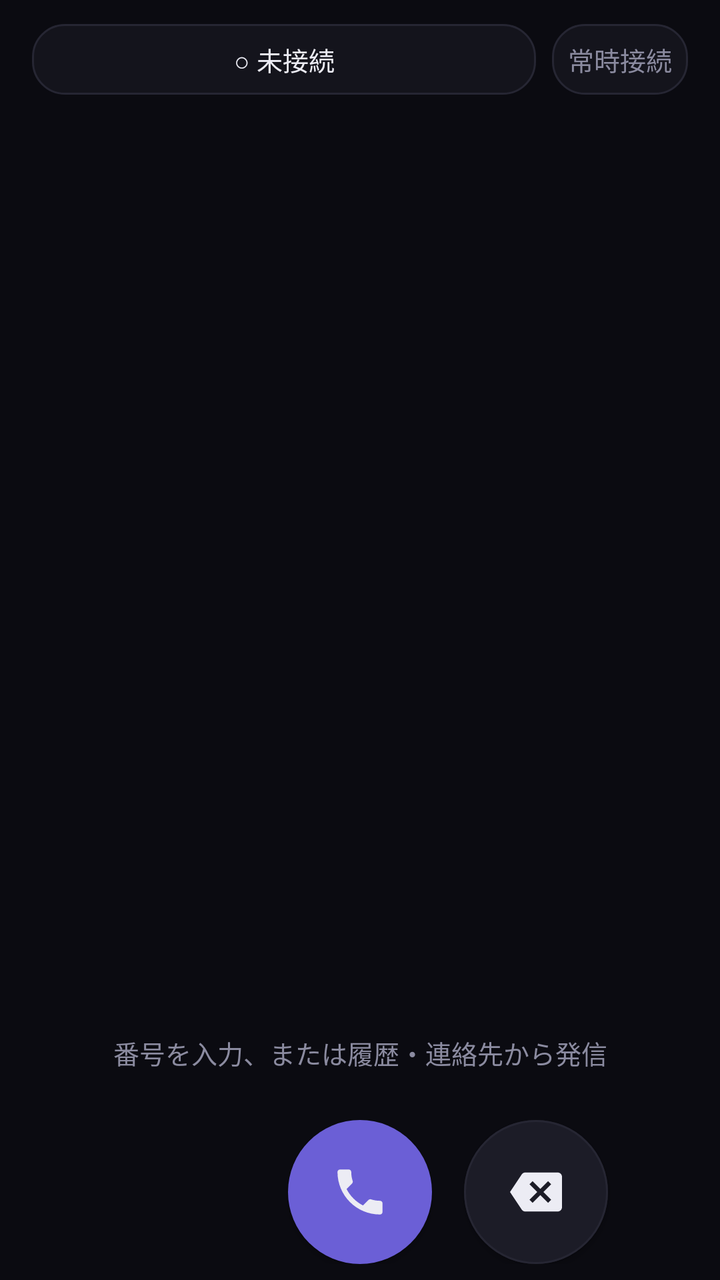
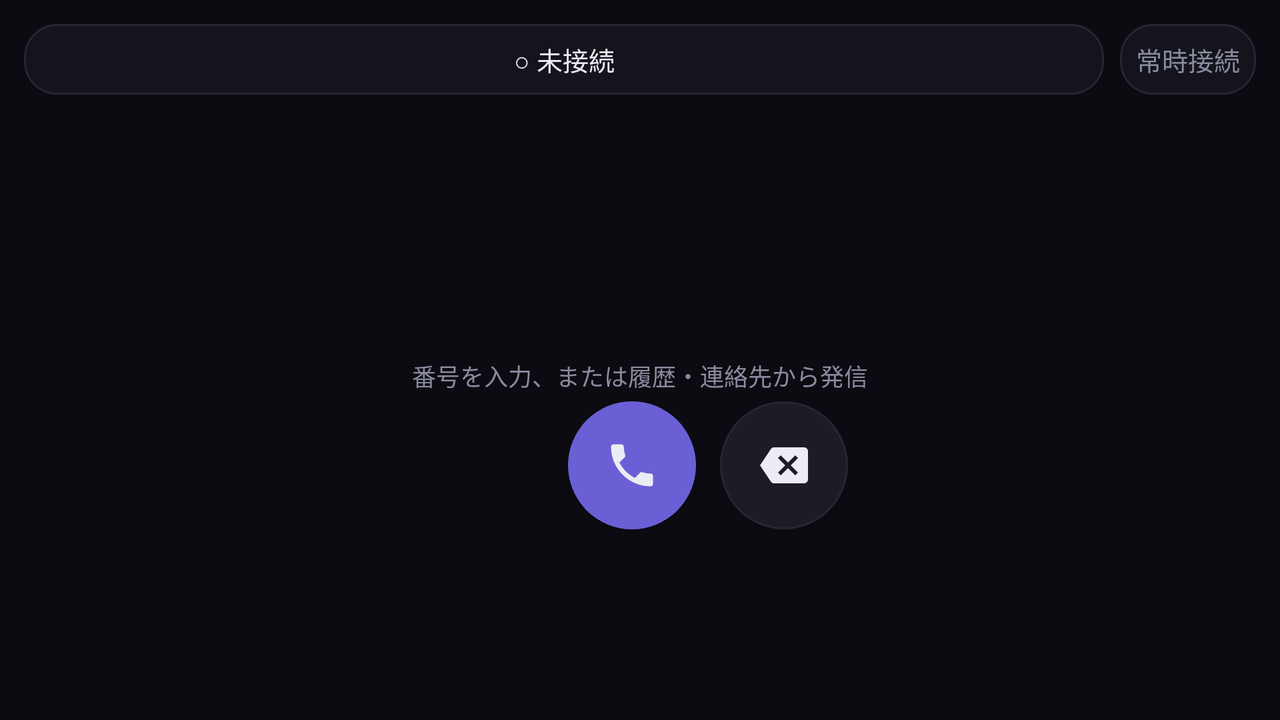

The same Android screen from two of the app's own layout files: first res/layout/ as a phone draws it, then the repository's variant for another configuration, drawn on a device whose configuration selects that folder. Both files follow.
<!-- AndroidManifest.xml: application theme Theme.SipBridge -->
<!-- res/layout/fragment_keypad.xml -->
<?xml version="1.0" encoding="utf-8"?>
<LinearLayout xmlns:android="http://schemas.android.com/apk/res/android"
    xmlns:app="http://schemas.android.com/apk/res-auto"
    android:layout_width="match_parent"
    android:layout_height="match_parent"
    android:background="@color/nocturne_bg"
    android:gravity="center_horizontal"
    android:orientation="vertical"
    android:paddingStart="16dp"
    android:paddingTop="12dp"
    android:paddingEnd="16dp"
    android:paddingBottom="8dp">

    <LinearLayout
        android:layout_width="match_parent"
        android:layout_height="wrap_content"
        android:gravity="center_vertical"
        android:orientation="horizontal">

        <TextView
            android:id="@+id/tvStatusPill"
            android:layout_width="0dp"
            android:layout_height="wrap_content"
            android:layout_weight="1"
            android:background="@drawable/pill_bg"
            android:ellipsize="end"
            android:gravity="center"
            android:maxLines="1"
            android:padding="8dp"
            android:text="@string/keypad_status_offline"
            android:textColor="@color/nocturne_text"
            android:textSize="13sp" />

        <TextView
            android:id="@+id/tvModeChip"
            android:layout_width="wrap_content"
            android:layout_height="wrap_content"
            android:layout_marginStart="8dp"
            android:background="@drawable/pill_bg"
            android:gravity="center"
            android:padding="8dp"
            android:text="@string/keypad_mode_persistent"
            android:textColor="@color/nocturne_text_dim"
            android:textSize="13sp" />

        
        <Chronometer
            android:id="@+id/tvInCallPill"
            android:layout_width="wrap_content"
            android:layout_height="wrap_content"
            android:layout_marginStart="8dp"
            android:background="@drawable/pill_call"
            android:gravity="center"
            android:paddingStart="14dp"
            android:paddingTop="10dp"
            android:paddingEnd="14dp"
            android:paddingBottom="10dp"
            android:format="📞 %s"
            android:textColor="@color/nocturne_text"
            android:textSize="14sp"
            android:textStyle="bold"
            android:visibility="gone" />
    </LinearLayout>

    
    <Space
        android:layout_width="match_parent"
        android:layout_height="0dp"
        android:layout_weight="1" />

    <TextView
        android:id="@+id/tvNumber"
        android:layout_width="match_parent"
        android:layout_height="wrap_content"
        android:ellipsize="start"
        android:gravity="center"
        android:maxLines="1"
        android:minHeight="52dp"
        android:text=""
        android:textColor="@color/nocturne_text"
        android:textSize="40sp" />

    <TextView
        android:id="@+id/tvCaption"
        android:layout_width="match_parent"
        android:layout_height="wrap_content"
        android:gravity="center"
        android:paddingBottom="12dp"
        android:text="@string/keypad_hint_empty"
        android:textColor="@color/nocturne_text_dim"
        android:textSize="13sp" />

    <GridLayout
        android:id="@+id/keypadGrid"
        android:layout_width="wrap_content"
        android:layout_height="wrap_content"
        android:layout_gravity="center"
        android:columnCount="3"
        android:rowCount="4" />

    <LinearLayout
        android:layout_width="match_parent"
        android:layout_height="wrap_content"
        android:gravity="center"
        android:orientation="horizontal"
        android:paddingTop="12dp">

        <View
            android:layout_width="72dp"
            android:layout_height="1dp"
            android:visibility="invisible" />

        <com.google.android.material.button.MaterialButton
            android:id="@+id/btnCall"
            android:layout_width="72dp"
            android:layout_height="72dp"
            android:layout_marginStart="16dp"
            android:layout_marginEnd="16dp"
            android:contentDescription="@string/call_dial_desc"
            android:insetLeft="0dp"
            android:insetTop="0dp"
            android:insetRight="0dp"
            android:insetBottom="0dp"
            app:cornerRadius="36dp"
            app:icon="@drawable/ic_call"
            app:iconGravity="textStart"
            app:iconPadding="0dp"
            app:iconSize="30dp" />

        <com.google.android.material.button.MaterialButton
            android:id="@+id/btnBackToCall"
            android:layout_width="wrap_content"
            android:layout_height="56dp"
            android:layout_marginStart="16dp"
            android:layout_marginEnd="16dp"
            android:text="@string/keypad_back_to_call"
            android:visibility="gone" />

        <com.google.android.material.button.MaterialButton
            android:id="@+id/btnDelete"
            android:layout_width="72dp"
            android:layout_height="72dp"
            android:contentDescription="@string/call_delete_desc"
            android:insetLeft="0dp"
            android:insetTop="0dp"
            android:insetRight="0dp"
            android:insetBottom="0dp"
            app:backgroundTint="@color/nocturne_surface_hi"
            app:cornerRadius="36dp"
            app:icon="@drawable/ic_backspace"
            app:iconGravity="textStart"
            app:iconPadding="0dp"
            app:iconSize="26dp"
            app:iconTint="@color/nocturne_text"
            app:strokeColor="@color/nocturne_border"
            app:strokeWidth="1dp" />
    </LinearLayout>
</LinearLayout>
<!-- resources referenced by this layout -->
<resources>
  <color name="nocturne_bg">#0B0B11</color>
  <color name="nocturne_border">#262633</color>
  <color name="nocturne_surface_hi">#1C1C27</color>
  <color name="nocturne_text">#ECECF4</color>
  <color name="nocturne_text_dim">#8B8BA0</color>
  <!-- drawable ic_backspace (drawable) -->
  <?xml version="1.0" encoding="utf-8"?>
  <vector xmlns:android="http://schemas.android.com/apk/res/android"
      android:width="24dp"
      android:height="24dp"
      android:viewportWidth="24"
      android:viewportHeight="24"
      android:tint="?attr/colorControlNormal">
      <path android:fillColor="@android:color/white"
          android:pathData="M22,3H7c-0.69,0 -1.23,0.35 -1.59,0.88L0,12l5.41,8.11c0.36,0.53 0.9,0.89 1.59,0.89h15c1.1,0 2,-0.9 2,-2V5c0,-1.1 -0.9,-2 -2,-2zM19,15.59L17.59,17 14,13.41 10.41,17 9,15.59 12.59,12 9,8.41 10.41,7 14,10.59 17.59,7 19,8.41 15.41,12 19,15.59z" />
  </vector>
  <!-- drawable ic_call (drawable) -->
  <?xml version="1.0" encoding="utf-8"?>
  <vector xmlns:android="http://schemas.android.com/apk/res/android"
      android:width="24dp"
      android:height="24dp"
      android:viewportWidth="24"
      android:viewportHeight="24"
      android:tint="?attr/colorControlNormal">
      <path android:fillColor="@android:color/white"
          android:pathData="M6.62,10.79c1.44,2.83 3.76,5.14 6.59,6.59l2.2,-2.2c0.27,-0.27 0.67,-0.36 1.02,-0.24 1.12,0.37 2.33,0.57 3.57,0.57 0.55,0 1,0.45 1,1V20c0,0.55 -0.45,1 -1,1 -9.39,0 -17,-7.61 -17,-17 0,-0.55 0.45,-1 1,-1h3.5c0.55,0 1,0.45 1,1 0,1.25 0.2,2.45 0.57,3.57 0.11,0.35 0.03,0.74 -0.25,1.02l-2.2,2.2z" />
  </vector>
  <!-- drawable pill_bg (drawable) -->
  <?xml version="1.0" encoding="utf-8"?>
  <shape xmlns:android="http://schemas.android.com/apk/res/android" android:shape="rectangle">
      <corners android:radius="16dp" />
      <solid android:color="@color/nocturne_surface" />
      <stroke android:width="1dp" android:color="@color/nocturne_border" />
  </shape>
  <!-- drawable pill_call (drawable) -->
  <?xml version="1.0" encoding="utf-8"?>
  <shape xmlns:android="http://schemas.android.com/apk/res/android" android:shape="rectangle">
      <corners android:radius="24dp" />
      <solid android:color="@color/nocturne_accent" />
      <stroke android:width="1dp" android:color="@color/nocturne_accent_text" />
  </shape>
  <string name="call_delete_desc">削除 (長押しで全消去)</string>
  <string name="call_dial_desc">発信</string>
  <string name="keypad_back_to_call">通話に戻る</string>
  <string name="keypad_hint_empty">番号を入力、または履歴・連絡先から発信</string>
  <string name="keypad_mode_persistent">常時接続</string>
  <string name="keypad_status_offline">○ 未接続</string>
  <style name="Theme.SipBridge" parent="Theme.MaterialComponents.NoActionBar">
          <item name="colorPrimary">@color/nocturne_accent</item>
          <item name="colorPrimaryVariant">@color/nocturne_accent_soft</item>
          <item name="colorOnPrimary">@color/nocturne_text</item>
          <item name="colorSecondary">@color/nocturne_accent</item>
          <item name="colorSecondaryVariant">@color/nocturne_accent_soft</item>
          <item name="colorOnSecondary">@color/nocturne_text</item>
          <item name="android:colorBackground">@color/nocturne_bg</item>
          <item name="android:windowBackground">@color/nocturne_bg</item>
          <item name="android:statusBarColor">@color/nocturne_bg</item>
          <item name="android:navigationBarColor">@color/nocturne_bg</item>
          <item name="android:textColorPrimary">@color/nocturne_text</item>
          <item name="android:textColorSecondary">@color/nocturne_text_dim</item>
      </style>
  <color name="nocturne_surface">#14141C</color>
  <color name="nocturne_accent">#6B5FD6</color>
  <color name="nocturne_accent_text">#C9C2FF</color>
  <color name="nocturne_accent_soft">#2A2652</color>
</resources>
<!-- res/layout-land/fragment_keypad.xml (the repository's variant of the layout above) -->
<!-- drawn on the phone turned sideways -->
<?xml version="1.0" encoding="utf-8"?>
<LinearLayout xmlns:android="http://schemas.android.com/apk/res/android"
    xmlns:app="http://schemas.android.com/apk/res-auto"
    android:layout_width="match_parent"
    android:layout_height="match_parent"
    android:background="@color/nocturne_bg"
    android:orientation="vertical"
    android:padding="12dp">

    <LinearLayout
        android:layout_width="match_parent"
        android:layout_height="wrap_content"
        android:gravity="center_vertical"
        android:orientation="horizontal">

        <TextView
            android:id="@+id/tvStatusPill"
            android:layout_width="0dp"
            android:layout_height="wrap_content"
            android:layout_weight="1"
            android:background="@drawable/pill_bg"
            android:ellipsize="end"
            android:gravity="center"
            android:maxLines="1"
            android:padding="8dp"
            android:text="@string/keypad_status_offline"
            android:textColor="@color/nocturne_text"
            android:textSize="13sp" />

        <TextView
            android:id="@+id/tvModeChip"
            android:layout_width="wrap_content"
            android:layout_height="wrap_content"
            android:layout_marginStart="8dp"
            android:background="@drawable/pill_bg"
            android:gravity="center"
            android:padding="8dp"
            android:text="@string/keypad_mode_persistent"
            android:textColor="@color/nocturne_text_dim"
            android:textSize="13sp" />

        <Chronometer
            android:id="@+id/tvInCallPill"
            android:layout_width="wrap_content"
            android:layout_height="wrap_content"
            android:layout_marginStart="8dp"
            android:background="@drawable/pill_call"
            android:gravity="center"
            android:padding="10dp"
            android:format="📞 %s"
            android:textColor="@color/nocturne_text"
            android:textSize="14sp"
            android:textStyle="bold"
            android:visibility="gone" />
    </LinearLayout>

    <LinearLayout
        android:layout_width="match_parent"
        android:layout_height="0dp"
        android:layout_weight="1"
        android:gravity="center"
        android:orientation="horizontal">

        
        <LinearLayout
            android:layout_width="0dp"
            android:layout_height="match_parent"
            android:layout_weight="1"
            android:gravity="center"
            android:orientation="vertical">

            <TextView
                android:id="@+id/tvNumber"
                android:layout_width="match_parent"
                android:layout_height="wrap_content"
                android:gravity="center"
                android:minHeight="48dp"
                android:text=""
                android:textColor="@color/nocturne_text"
                android:textSize="36sp" />

            <TextView
                android:id="@+id/tvCaption"
                android:layout_width="match_parent"
                android:layout_height="wrap_content"
                android:gravity="center"
                android:paddingBottom="4dp"
                android:text="@string/keypad_hint_empty"
                android:textColor="@color/nocturne_text_dim"
                android:textSize="12sp" />

            <LinearLayout
                android:layout_width="match_parent"
                android:layout_height="wrap_content"
                android:gravity="center"
                android:orientation="horizontal">

                <View
                    android:layout_width="56dp"
                    android:layout_height="1dp"
                    android:visibility="invisible" />

                <com.google.android.material.button.MaterialButton
                    android:id="@+id/btnCall"
                    android:layout_width="64dp"
                    android:layout_height="64dp"
                    android:layout_marginStart="12dp"
                    android:layout_marginEnd="12dp"
                    android:insetLeft="0dp"
                    android:insetTop="0dp"
                    android:insetRight="0dp"
                    android:insetBottom="0dp"
                    app:cornerRadius="32dp"
                    app:icon="@drawable/ic_call"
                    app:iconGravity="textStart"
                    app:iconPadding="0dp"
                    app:iconSize="28dp"
                    android:contentDescription="@string/call_dial_desc" />

                <com.google.android.material.button.MaterialButton
                    android:id="@+id/btnBackToCall"
                    android:layout_width="wrap_content"
                    android:layout_height="52dp"
                    android:layout_marginStart="12dp"
                    android:layout_marginEnd="12dp"
                    android:text="@string/keypad_back_to_call"
                    android:visibility="gone" />

                <com.google.android.material.button.MaterialButton
                    android:id="@+id/btnDelete"
                    android:layout_width="64dp"
                    android:layout_height="64dp"
                    android:insetLeft="0dp"
                    android:insetTop="0dp"
                    android:insetRight="0dp"
                    android:insetBottom="0dp"
                    app:backgroundTint="@color/nocturne_surface_hi"
                    app:cornerRadius="32dp"
                    app:icon="@drawable/ic_backspace"
                    app:iconGravity="textStart"
                    app:iconPadding="0dp"
                    app:iconSize="24dp"
                    app:iconTint="@color/nocturne_text"
                    app:strokeColor="@color/nocturne_border"
                    app:strokeWidth="1dp"
                    android:contentDescription="@string/call_delete_desc" />
            </LinearLayout>
        </LinearLayout>

        
        <GridLayout
            android:id="@+id/keypadGrid"
            android:layout_width="wrap_content"
            android:layout_height="wrap_content"
            android:columnCount="3"
            android:rowCount="4" />
    </LinearLayout>
</LinearLayout>
